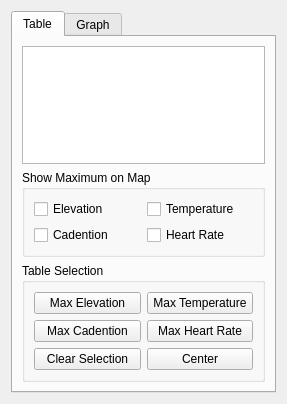
<?xml version="1.0" encoding="UTF-8"?>
<ui version="4.0">
 <class>GpxInfoFileWidget</class>
 <widget class="QWidget" name="GpxInfoFileWidget">
  <property name="geometry">
   <rect>
    <x>0</x>
    <y>0</y>
    <width>287</width>
    <height>404</height>
   </rect>
  </property>
  <property name="windowTitle">
   <string>Form</string>
  </property>
  <layout class="QVBoxLayout" name="verticalLayout">
   <item>
    <widget class="QTabWidget" name="tabWidget">
     <property name="currentIndex">
      <number>0</number>
     </property>
     <widget class="QWidget" name="tableTab">
      <attribute name="title">
       <string>Table</string>
      </attribute>
      <layout class="QVBoxLayout" name="verticalLayout_2">
       <item>
        <widget class="QTableView" name="tableView">
         <property name="editTriggers">
          <set>QAbstractItemView::NoEditTriggers</set>
         </property>
         <property name="selectionMode">
          <enum>QAbstractItemView::SingleSelection</enum>
         </property>
         <property name="selectionBehavior">
          <enum>QAbstractItemView::SelectRows</enum>
         </property>
         <attribute name="horizontalHeaderStretchLastSection">
          <bool>true</bool>
         </attribute>
        </widget>
       </item>
       <item>
        <widget class="QGroupBox" name="groupBox">
         <property name="title">
          <string>Show Maximum on Map</string>
         </property>
         <layout class="QGridLayout" name="gridLayout_2">
          <item row="0" column="0">
           <widget class="QCheckBox" name="elevationChck">
            <property name="text">
             <string>Elevation</string>
            </property>
           </widget>
          </item>
          <item row="0" column="1">
           <widget class="QCheckBox" name="temperatureChck">
            <property name="text">
             <string>Temperature</string>
            </property>
           </widget>
          </item>
          <item row="1" column="0">
           <widget class="QCheckBox" name="cadentionChck">
            <property name="text">
             <string>Cadention</string>
            </property>
           </widget>
          </item>
          <item row="1" column="1">
           <widget class="QCheckBox" name="heartRateChck">
            <property name="text">
             <string>Heart Rate</string>
            </property>
           </widget>
          </item>
         </layout>
        </widget>
       </item>
       <item>
        <widget class="QGroupBox" name="groupBox_2">
         <property name="title">
          <string>Table Selection</string>
         </property>
         <layout class="QGridLayout" name="gridLayout_3">
          <item row="0" column="0">
           <widget class="QPushButton" name="maxElevation">
            <property name="text">
             <string>Max Elevation</string>
            </property>
           </widget>
          </item>
          <item row="0" column="1">
           <widget class="QPushButton" name="maxTemperature">
            <property name="text">
             <string>Max Temperature</string>
            </property>
           </widget>
          </item>
          <item row="1" column="0">
           <widget class="QPushButton" name="maxCadention">
            <property name="text">
             <string>Max Cadention</string>
            </property>
           </widget>
          </item>
          <item row="1" column="1">
           <widget class="QPushButton" name="maxHeartRate">
            <property name="text">
             <string>Max Heart Rate</string>
            </property>
           </widget>
          </item>
          <item row="2" column="0">
           <widget class="QPushButton" name="clearSelection">
            <property name="text">
             <string>Clear Selection</string>
            </property>
           </widget>
          </item>
          <item row="2" column="1">
           <widget class="QPushButton" name="center">
            <property name="text">
             <string>Center</string>
            </property>
           </widget>
          </item>
         </layout>
        </widget>
       </item>
      </layout>
     </widget>
     <widget class="QWidget" name="graphTab">
      <attribute name="title">
       <string>Graph</string>
      </attribute>
     </widget>
    </widget>
   </item>
  </layout>
 </widget>
 <resources/>
 <connections/>
</ui>
